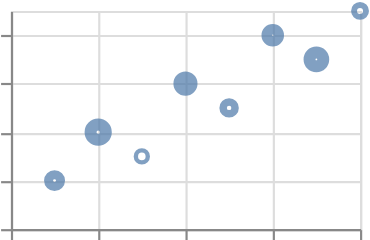

Write a Vega-Lite specification for this figure.
### Vega-Lite specification from a JSON file in a GitHub repository (floating-point values rounded to 4 significant figures)
{"$schema": "https://vega.github.io/schema/vega-lite/v6.json", "padding": 5, "autosize": "none", "data": {"name": "table", "values": [{"c": "A", "g": "p", "x": 1, "y": 2, "v": 5, "t": "2024-01-15", "o": {"v": 3}, "IMDB Rating": 6.1, "d": "x1"}, {"c": "B", "g": "q", "x": 2, "y": 4, "v": 9, "t": "2024-02-20", "o": {"v": 7}, "IMDB Rating": 7.4, "d": "x2"}, {"c": "A", "g": "q", "x": 3, "y": 3, "v": 2, "t": "2024-03-05", "o": {"v": 1}, "IMDB Rating": 5.2, "d": "x1"}, {"c": "C", "g": "p", "x": 4, "y": 6, "v": 7, "t": "2024-05-30", "o": {"v": 4}, "IMDB Rating": 8.8, "d": "x3"}, {"c": "B", "g": "p", "x": 5, "y": 5, "v": 4, "t": "2024-07-11", "o": {"v": 9}, "IMDB Rating": 6.9, "d": "x2"}, {"c": "C", "g": "q", "x": 6, "y": 8, "v": 6, "t": "2024-09-02", "o": {"v": 2}, "IMDB Rating": 7.7, "d": "x3"}, {"c": "A", "g": "p", "x": 7, "y": 7, "v": 8, "t": "2024-11-25", "o": {"v": 5}, "IMDB Rating": 4.4, "d": "x1"}, {"c": "B", "g": "q", "x": 8, "y": 9, "v": 3, "t": "2024-12-31", "o": {"v": 8}, "IMDB Rating": 9.1, "d": "x2"}]}, "width": 160, "height": 100, "mark": "point", "encoding": {"x": {"field": "x", "type": "quantitative"}, "y": {"field": "y", "type": "quantitative"}, "strokeWidth": {"field": "v", "type": "quantitative"}}, "config": {"scale": {"minStrokeWidth": 2, "maxStrokeWidth": 7}}}
